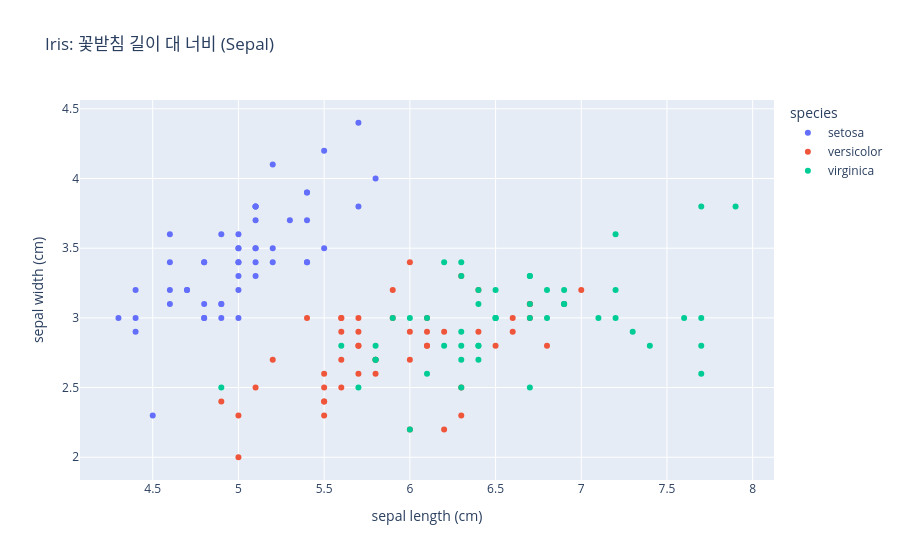

The cell this chart's notebook holds for it:
### Code cell
fig = px.scatter(
    df,
    x="sepal length (cm)",
    y="sepal width (cm)",
    color="species",
    title="Iris: 꽃받침 길이 대 너비 (Sepal)"
)
fig.show()

### Figure 1 — Plotly figure (JSON) as saved in the notebook; plotly's stock layout.template omitted (floating-point values rounded to 4 significant figures)
{"data": [{"hovertemplate": "species=setosa<br>sepal length (cm)=%{x}<br>sepal width (cm)=%{y}<extra></extra>", "legendgroup": "setosa", "marker": {"color": "#636efa", "symbol": "circle"}, "mode": "markers", "name": "setosa", "orientation": "v", "showlegend": true, "type": "scatter", "x": [5.1, 4.9, 4.7, 4.6, 5.0, 5.4, 4.6, 5.0, 4.4, 4.9, 5.4, 4.8, 4.8, 4.3, 5.8, 5.7, 5.4, 5.1, 5.7, 5.1, 5.4, 5.1, 4.6, 5.1, 4.8, 5.0, 5.0, 5.2, 5.2, 4.7, 4.8, 5.4, 5.2, 5.5, 4.9, 5.0, 5.5, 4.9, 4.4, 5.1, 5.0, 4.5, 4.4, 5.0, 5.1, 4.8, 5.1, 4.6, 5.3, 5.0], "xaxis": "x", "y": [3.5, 3.0, 3.2, 3.1, 3.6, 3.9, 3.4, 3.4, 2.9, 3.1, 3.7, 3.4, 3.0, 3.0, 4.0, 4.4, 3.9, 3.5, 3.8, 3.8, 3.4, 3.7, 3.6, 3.3, 3.4, 3.0, 3.4, 3.5, 3.4, 3.2, 3.1, 3.4, 4.1, 4.2, 3.1, 3.2, 3.5, 3.6, 3.0, 3.4, 3.5, 2.3, 3.2, 3.5, 3.8, 3.0, 3.8, 3.2, 3.7, 3.3], "yaxis": "y"}, {"hovertemplate": "species=versicolor<br>sepal length (cm)=%{x}<br>sepal width (cm)=%{y}<extra></extra>", "legendgroup": "versicolor", "marker": {"color": "#EF553B", "symbol": "circle"}, "mode": "markers", "name": "versicolor", "orientation": "v", "showlegend": true, "type": "scatter", "x": [7.0, 6.4, 6.9, 5.5, 6.5, 5.7, 6.3, 4.9, 6.6, 5.2, 5.0, 5.9, 6.0, 6.1, 5.6, 6.7, 5.6, 5.8, 6.2, 5.6, 5.9, 6.1, 6.3, 6.1, 6.4, 6.6, 6.8, 6.7, 6.0, 5.7, 5.5, 5.5, 5.8, 6.0, 5.4, 6.0, 6.7, 6.3, 5.6, 5.5, 5.5, 6.1, 5.8, 5.0, 5.6, 5.7, 5.7, 6.2, 5.1, 5.7], "xaxis": "x", "y": [3.2, 3.2, 3.1, 2.3, 2.8, 2.8, 3.3, 2.4, 2.9, 2.7, 2.0, 3.0, 2.2, 2.9, 2.9, 3.1, 3.0, 2.7, 2.2, 2.5, 3.2, 2.8, 2.5, 2.8, 2.9, 3.0, 2.8, 3.0, 2.9, 2.6, 2.4, 2.4, 2.7, 2.7, 3.0, 3.4, 3.1, 2.3, 3.0, 2.5, 2.6, 3.0, 2.6, 2.3, 2.7, 3.0, 2.9, 2.9, 2.5, 2.8], "yaxis": "y"}, {"hovertemplate": "species=virginica<br>sepal length (cm)=%{x}<br>sepal width (cm)=%{y}<extra></extra>", "legendgroup": "virginica", "marker": {"color": "#00cc96", "symbol": "circle"}, "mode": "markers", "name": "virginica", "orientation": "v", "showlegend": true, "type": "scatter", "x": [6.3, 5.8, 7.1, 6.3, 6.5, 7.6, 4.9, 7.3, 6.7, 7.2, 6.5, 6.4, 6.8, 5.7, 5.8, 6.4, 6.5, 7.7, 7.7, 6.0, 6.9, 5.6, 7.7, 6.3, 6.7, 7.2, 6.2, 6.1, 6.4, 7.2, 7.4, 7.9, 6.4, 6.3, 6.1, 7.7, 6.3, 6.4, 6.0, 6.9, 6.7, 6.9, 5.8, 6.8, 6.7, 6.7, 6.3, 6.5, 6.2, 5.9], "xaxis": "x", "y": [3.3, 2.7, 3.0, 2.9, 3.0, 3.0, 2.5, 2.9, 2.5, 3.6, 3.2, 2.7, 3.0, 2.5, 2.8, 3.2, 3.0, 3.8, 2.6, 2.2, 3.2, 2.8, 2.8, 2.7, 3.3, 3.2, 2.8, 3.0, 2.8, 3.0, 2.8, 3.8, 2.8, 2.8, 2.6, 3.0, 3.4, 3.1, 3.0, 3.1, 3.1, 3.1, 2.7, 3.2, 3.3, 3.0, 2.5, 3.0, 3.4, 3.0], "yaxis": "y"}], "layout": {"legend": {"title": {"text": "species"}, "tracegroupgap": 0}, "title": {"text": "Iris: 꽃받침 길이 대 너비 (Sepal)"}, "xaxis": {"anchor": "y", "domain": [0, 1], "title": {"text": "sepal length (cm)"}}, "yaxis": {"anchor": "x", "domain": [0, 1], "title": {"text": "sepal width (cm)"}}}}
